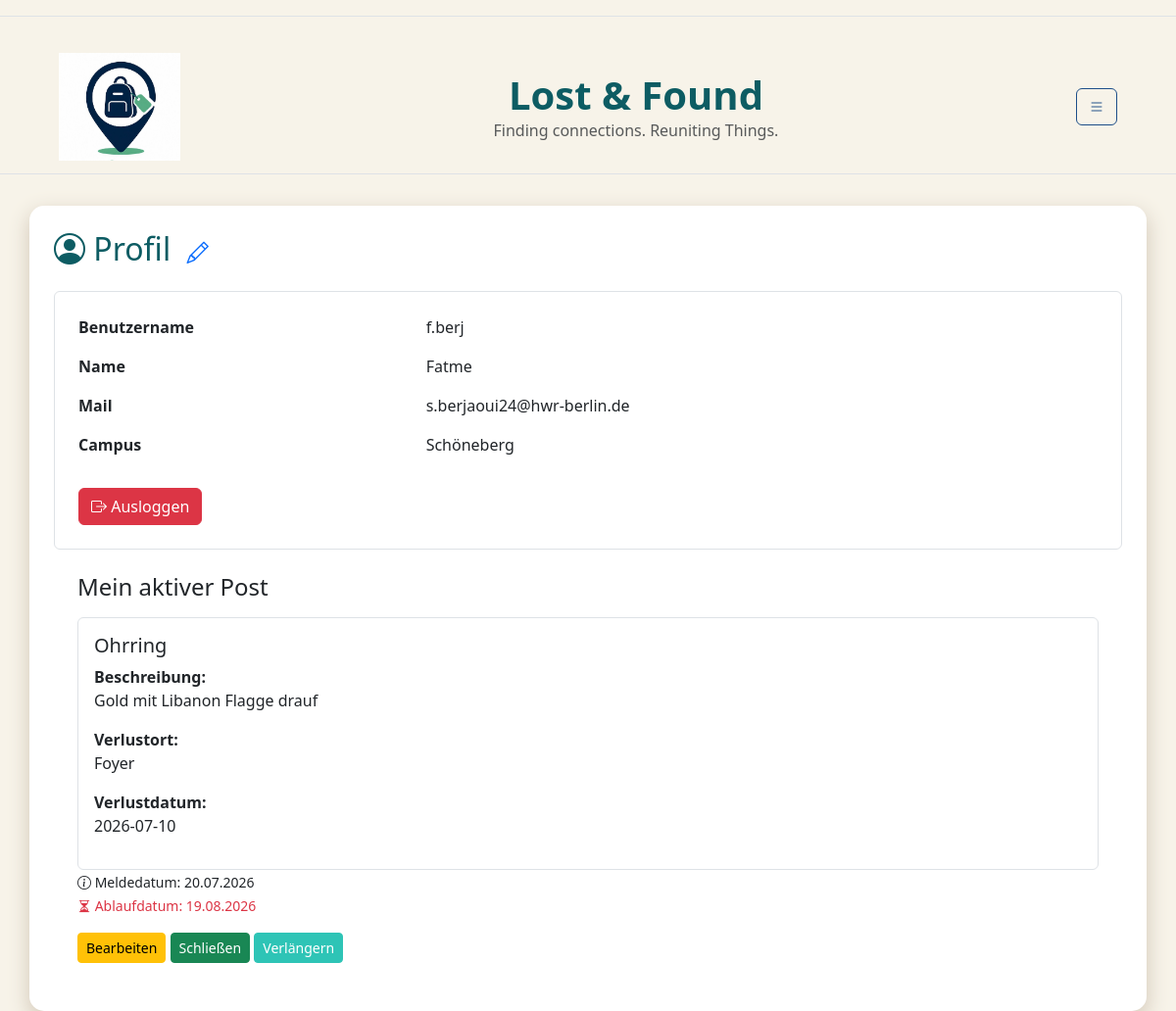
The page /profile/ (signed in) on the database its author committed.
### db.py (models this page shows)
class StandardUser(db.Model):
    __tablename__ = "standardUser"
    user_id = db.Column( db.Integer, primary_key=True )
    fundbuero_id = db.Column( db.Integer, db.ForeignKey("fundbuero.fundbuero_id"), nullable=True)
    campus_id = db.Column( db.String, db.ForeignKey("campus.campus_id") )
    name = db.Column( db.String)
    benutzername = db.Column( db.String, unique=True)
    passwort = db.Column(db.String,nullable=False)
    hwr_mail = db.Column(db.String, unique=True,nullable=False )
    is_admin = db.Column(db.Boolean, default=False)
    campus = db.relationship("Campus",back_populates="users")
    posts = db.relationship( "Post",back_populates="user")

class Post(db.Model):
    __tablename__ = "post"
    post_id = db.Column(db.Integer,primary_key=True)
    user_id = db.Column(db.Integer,db.ForeignKey("standardUser.user_id"))
    fundbuero_id = db.Column(db.Integer,db.ForeignKey("fundbuero.fundbuero_id"))
    titel = db.Column(db.String,nullable=False)
    meldedatum = db.Column(db.Date)
    verlustdatum = db.Column(db.Date)
    ablaufdatum = db.Column(db.Date)
    schliessdatum = db.Column(db.Date)
    verlustort = db.Column(db.String)
    beschreibung = db.Column(db.Text)
    status = db.Column(db.String,default="laufend")
    views = db.Column(db.Integer,default=0 )
    user = db.relationship("StandardUser",back_populates="posts")
    fundbuero = db.relationship("Fundbuero",back_populates="posts")

### app.py (the view)
@app.route('/profile/')
def profile():
    if "user_id" not in session:
        flash("Bitte zuerst einloggen!", "warning")
        return redirect(url_for("login"))
    user = db.session.get(StandardUser, session["user_id"] )
    if user is None:
        session.clear()
        flash("Dein Account existiert nicht mehr.", "warning")
        return redirect(url_for("login"))
    posts = db.session.execute( db.select(Post).where(Post.user_id == user.user_id, Post.status == "laufend")).scalars().all() # das holt alle posts des eingeloggten users aus der datenbank, die noch nicht abgelaufen sind und deren status "laufend" ist. die posts werden dann in der profile.html datei angezeigt.
    return render_template("profile.html", user=user, posts= posts)

### templates/profile.html (shortened to what this page needs)
{% extends "base.html" %}
{% block CONTENT %}
<h2 class="mb-4">
    <i class="bi bi-person-circle"></i>
    Profil
     <a href="{{ url_for('edit_profile') }}">
            <i class="bi bi-pencil ms-2"  style="font-size: 1.4rem;"></i>
            </a>
</h2>
<div class="border rounded p-4">
    <div class="row mb-3">
        <div class="col-4">
            <strong>Benutzername</strong>
        </div>
        <div class="col">
            {{ user.benutzername }}
        </div>
    </div>
    <div class="row mb-3">
        <div class="col-4">
            <strong>Name</strong>
        </div>
        <div class="col">
            {{ user.name }}
        </div>
    </div>
    <div class="row mb-3">
        <div class="col-4">
            <strong>Mail</strong>
        </div>
        <div class="col">
            {{ user.hwr_mail }}
        </div>
    </div>
    <div class="row mb-3" >
        <div class="col-4">
            <strong>Campus</strong>
        </div>
        <div class="col">
        {% if user.campus_id %}
            {{ user.campus_id }}
        {% else %}
            <span class="text-muted">Kein Campus ausgewählt</span>
        {% endif %}
    </div>
        </div>
        <a href="{{ url_for('logout') }}"
            class="btn btn-danger mt-3">
            <i class="bi bi-box-arrow-right"></i>
         Ausloggen
        </a>
    </div>
    <div class = "rounded p-4">
        <h4 class="mb-3">
        Mein aktiver Post
        </h4>
{% if posts%}
            {%for post in posts%}
             <div class ="border rounded p-3">
             <h5> {{post.titel}} </h5>
                <p>
                    <strong>Beschreibung:</strong><br>
                    {{ post.beschreibung }}
                </p>
                <p>
                    <strong>Verlustort:</strong><br>
                    {{ post.verlustort }}
                </p>
                <p>
                    <strong>Verlustdatum:</strong><br>
                    {{ post.verlustdatum}}
                </p>
             </div>
               <small>
            <i class="bi bi-info-circle"></i>
              Meldedatum: {{ post.meldedatum.strftime('%d.%m.%Y') }}
            </small>
            <br>
            <small class="text-danger">
            <i class="bi bi-hourglass-split"></i>
             Ablaufdatum: {{ post.ablaufdatum.strftime('%d.%m.%Y') }}
            </small>
                    <div class="mt-3">
                        <a href=" {{url_for('edit_post', post_id=post.post_id)}}"
                        class = "btn btn-warning btn-sm">
                        Bearbeiten
                        </a>
                        <a href="{{ url_for('close_post', post_id=post.post_id) }}"
                        class="btn btn-success btn-sm">
                        Schließen
                        </a>
                       <form action="{{ url_for('extend_post', post_id=post.post_id) }}"
                             method="post"
                             class="d-inline">
                        <button type="submit" class="btn btn-primary btn-sm">
                       Verlängern
                        </button>
                     </form>
                    </div>
                </div>
            {%endfor%}
        {% else %}
                    <p> Hast du was verloren?
        <a href="{{ url_for('create_post') }}">Erstelle hier einen Post</a></p>
     {% endif %}
            </div>
{% endblock %}

### static/css/style.css (style rules this page uses)
body { background-color: var(--color-main) !important; }
h1, h2, h3 { color: var(--color-highlight) !important; }
.btn-primary { background-color: var(--color-accent1) !important; border-color: var(--color-accent1) !important; }

### static/css/color.css (style rules this page uses)
:root { --color-main: rgb(247, 243, 233); --color-shadow: rgb(215, 205, 190); --color-highlight: rgb(13, 92, 99); --color-accent1: rgb(46, 196, 182); --color-accent2: rgb(29, 78, 137); }

### rows shown on the page
StandardUser: benutzername "f.berj", name "Fatme", hwr_mail "s.berjaoui24@hwr-berlin.de", campus_id "Schöneberg"
Post: titel "Ohrring", beschreibung "Gold mit Libanon Flagge drauf", verlustort "Foyer", verlustdatum "2026-07-10", meldedatum "20.07.2026", ablaufdatum "19.08.2026"
